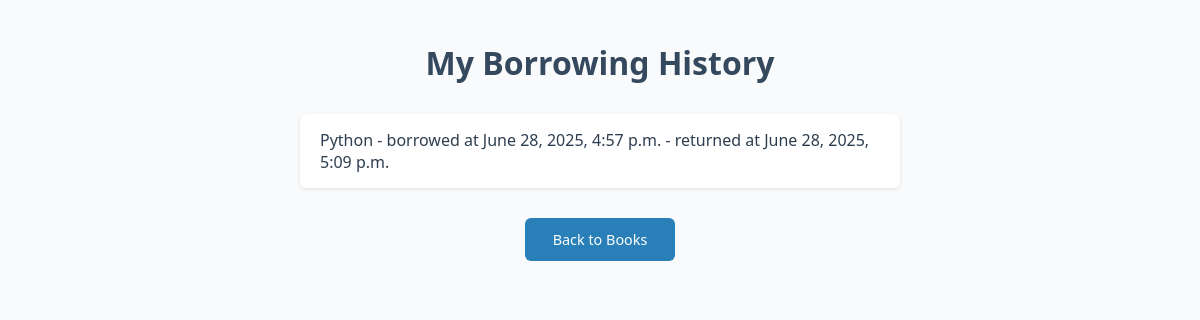
Page /history/ (signed in) on the committed database.
### Home/models.py (models this page shows, shortened)
class Transaction(models.Model):
    user = models.ForeignKey(User, on_delete=models.CASCADE)
    book = models.ForeignKey(Book, on_delete=models.CASCADE)
    borrowed_at = models.DateTimeField(auto_now_add=True)
    returned_at = models.DateTimeField(null=True, blank=True)

class Book(models.Model):
    title = models.CharField(max_length=200)
    author = models.CharField(max_length=100)
    genre = models.CharField(max_length=50)
    available = models.BooleanField(default=True)

### Home/views.py (the view)
# urls.py: path('history/', views.borrowing_history, name='borrowing_history'),
@login_required
def borrowing_history(request):
    transactions = Transaction.objects.filter(user=request.user).order_by('-borrowed_at')
    return render(request, 'history.html', {'transactions': transactions})

### templates/history.html (shortened to what this page needs)
<!DOCTYPE html>
<html>
<head>
</head>
<body>
    <h1>My Borrowing History</h1>
    <ul>
        {% for t in transactions %}
            <li>
                <span>{{ t.book.title }} - borrowed at {{ t.borrowed_at }}
                    {% if t.returned_at %}
                        - returned at {{ t.returned_at }}
                    {% endif %}
                </span>
            </li>
        {% endfor %}
    </ul>
    <a class="back-link" href="{% url 'book_list' %}">Back to Books</a>
</body>
</html>

### templates/history.html (style rules this page uses)
body { font-family: 'Segoe UI', Tahoma, Geneva, Verdana, sans-serif; background-color: #f9fafb; color: #2c3e50; margin: 0; padding: 20px; }
h1 { text-align: center; margin-bottom: 30px; color: #34495e; }
ul { list-style: none; padding-left: 0; max-width: 600px; margin: 0 auto; }
li { background-color: #fff; border-radius: 6px; padding: 15px 20px; margin-bottom: 12px; box-shadow: 0 1px 4px rgba(0,0,0,0.1); display: flex; justify-content: space-between; align-items: center; }
a { text-decoration: none; background-color: #2980b9; color: white; padding: 8px 14px; border-radius: 4px; font-size: 0.9rem; transition: background-color 0.3s ease; }
li > span { flex-grow: 1; }
.back-link { display: block; width: max-content; margin: 30px auto 0; padding: 12px 28px; background-color: #2980b9; color: white; text-align: center; border-radius: 6px; text-decoration: none; transition: background-color 0.3s ease; }

### rows in the picture
Transaction: book "Python", borrowed_at "June 28, 2025, 4:57 p.m.", returned_at "June 28, 2025, 5:09 p.m."
